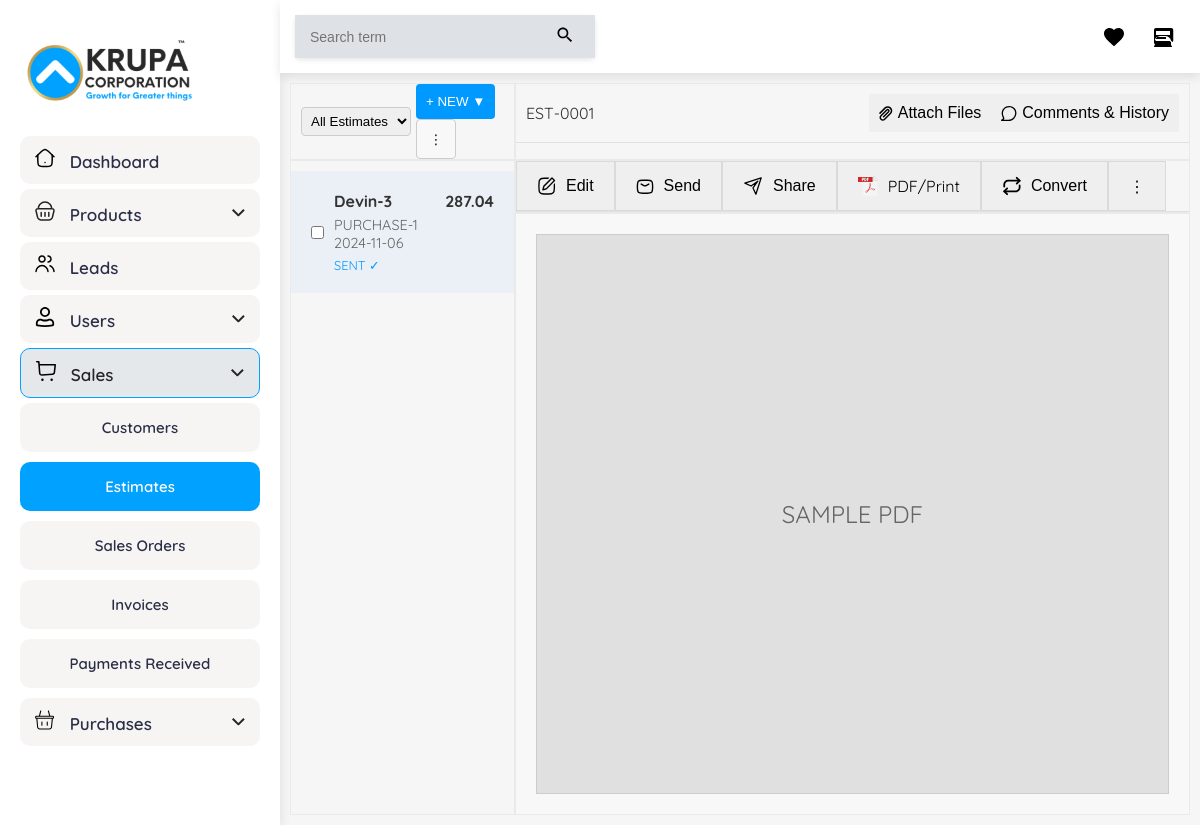
Screenshot of /purchases2/1/ with the database file from the repository.
### krupa/models.py (models this page shows)
class Purchase(models.Model):
    vendor_name = models.ForeignKey(Vendor,max_length=255, blank=True, null=True,on_delete=models.CASCADE)
    source_of_supply = models.CharField(max_length=255, blank=True, null=True)
    destination_of_supply = models.CharField(max_length=255, blank=True, null=True)
    purchase_order = models.CharField(max_length=255, blank=True, null=True)
    reference = models.CharField(max_length=255, blank=True, null=True)
    date = models.CharField(max_length=30, blank=True, null=True)
    expected_delivery_date = models.CharField(max_length=30, blank=True, null=True)
    payment_terms = models.CharField(max_length=255, blank=True, null=True)
    item_tax = models.CharField(max_length=50, blank=True, null=True)
    price_list = models.CharField(max_length=50, blank=True, null=True)
    discount = models.CharField(max_length=50, blank=True, null=True)
    sub_total = models.DecimalField(max_digits=10, decimal_places=2, blank=True, null=True, default=0.00)
    shipping_charges = models.DecimalField(max_digits=10, decimal_places=2, blank=True, null=True, default=0.00)
    adjustment = models.DecimalField(max_digits=10, decimal_places=2, blank=True, null=True, default=0.00)
    total = models.DecimalField(max_digits=10, decimal_places=2, blank=True, null=True, default=0.00)
    created_date = models.DateField(auto_now=True)
    status = models.CharField(max_length=30,null=True,blank=True, default="OPEN")

class Vendor(models.Model):
    salutation = models.CharField(max_length=50, null=True, blank=True)
    firstname = models.CharField(max_length=100, null=True, blank=True)
    lastname = models.CharField(max_length=100, null=True, blank=True)
    companyname = models.CharField(max_length=200, null=True, blank=True)
    vendoremail = models.EmailField(null=True, blank=True)
    vendorphone1 = models.CharField(max_length=15, null=True, blank=True)
    vendorphone2 = models.CharField(max_length=15, null=True, blank=True)
    gst_Treatment = models.CharField(max_length=50, null=True, blank=True)
    sourceofsupply = models.CharField(max_length=100, null=True, blank=True)
    pan = models.CharField(max_length=20, null=True, blank=True)
    currency = models.CharField(max_length=10, null=True, blank=True)
    openingbalance = models.DecimalField(max_digits=15, decimal_places=2, null=True, blank=True)
    paymentterms = models.CharField(max_length=100, null=True, blank=True)
    pricelist = models.CharField(max_length=100, null=True, blank=True)
    enableportal = models.BooleanField(default=False, null=True, blank=True)
    portallanguage = models.CharField(max_length=50, null=True, blank=True)
    documents = models.TextField(null=True, blank=True)
    billingattention = models.CharField(max_length=200, null=True, blank=True)
    billingcountry = models.CharField(max_length=100, null=True, blank=True)
    billingaddress1 = models.TextField(null=True, blank=True)
    billingaddress2 = models.TextField(null=True, blank=True)
    billingcity = models.CharField(max_length=100, null=True, blank=True)
    billingstate = models.CharField(max_length=100, null=True, blank=True)
    billingpincode = models.CharField(max_length=10, null=True, blank=True)
    billingphone = models.CharField(max_length=15, null=True, blank=True)
    shippingattention = models.CharField(max_length=200, null=True, blank=True)
    shippingcountry = models.CharField(max_length=100, null=True, blank=True)
    shippingaddress1 = models.TextField(null=True, blank=True)
    shippingaddress2 = models.TextField(null=True, blank=True)
    shippingcity = models.CharField(max_length=100, null=True, blank=True)
    shippingstate = models.CharField(max_length=100, null=True, blank=True)
    shippingpincode = models.CharField(max_length=10, null=True, blank=True)
    shippingphone = models.CharField(max_length=15, null=True, blank=True)
    def __str__(self):
        return f"{self.companyname}-{self.id}"

### admin_panel/views.py (the view)
# urls.py: path('purchases2/<int:id>/',Purchases2,name="Purchases2"),
def Purchases2(request,id):
    objs = Purchase.objects.get(id = id)
    context = {'objs':objs,'id':id}
    return render(request,"purchases2.html",context)

### templates/purchases2.html (shortened to what this page needs)
<!DOCTYPE html>
<html lang="en">
  <head>
  </head>
  <body>
    <div class="container">
      <aside class="sidebar">
        <img src="images/krupa.svg" alt="Logo" class="logo" />
        <nav style="height: 80vh; display: flex; flex-direction: column">
          <div
            class="nav-item"
            style="display: flex; justify-content: space-between"
          >
            <div>
              <img
                src="images/dashboard-light.svg"
                alt="Dashboard Icon"
                class="icon"
              />
              <span>Dashboard</span>
            </div>
          </div>
          <div class="nav-item" data-dropdown="products-dropdown">
            <div>
              <img
                src="images/products-dark.svg"
                alt="Products Icon"
                class="icon"
              />
              <span>Products</span>
            </div>
            <img src="images/dropdown.svg" alt="Arrow" class="arrow" />
          </div>
          <div class="nav-item" data-dropdown="leads-dropdown">
            <div>
              <img src="images/leads.svg" alt="Leads Icon" class="icon" />
              <span>Leads</span>
            </div>
          </div>
          <div class="nav-item" data-dropdown="users-dropdown">
            <div>
              <img src="images/user-dark.svg" alt="Users Icon" class="icon" />
              <span>Users</span>
            </div>
            <img src="images/dropdown.svg" alt="Arrow" class="arrow" />
          </div>
          <div
            class="nav-item drop-active active"
            data-dropdown="sales-dropdown"
          >
            <div>
              <img src="images/sales-dark.svg" alt="Sales Icon" class="icon" />
              <span>Sales</span>
            </div>
            <img src="images/dropdown.svg" alt="Arrow" class="arrow" />
          </div>
          <div id="sales-dropdown" class="dropdown-content show">
            <a href="/customerspage/">Customers</a>
            <a href="/estimates/" class="active">Estimates</a>
            <a href="/salesorder1/">Sales Orders</a>
            <a href="/invoice1/">Invoices</a>
            <a href="/payment1/">Payments Received</a>
          </div>
          <div class="nav-item" data-dropdown="purchases-dropdown">
            <div>
              <img
                src="images/purchaces.svg"
                alt="Purchases Icon"
                class="icon"
              />
              <span>Purchases</span>
            </div>
            <img src="images/dropdown.svg" alt="Arrow" class="arrow" />
          </div>
        </nav>
      </aside>
      <main class="main-content">
        <div class="top-bar">
          <div class="search-bar">
            <input type="text" placeholder="Search term" />
            <button>
              <svg class="icon" viewBox="0 0 24 24">
                <path
                  d="M15.5 14h-.79l-.28-.27C15.41 12.59 16 11.11 16 9.5 16 5.91 13.09 3 9.5 3S3 5.91 3 9.5 5.91 16 9.5 16c1.61 0 3.09-.59 4.23-1.57l.27.28v.79l5 4.99L20.49 19l-4.99-5zm-6 0C7.01 14 5 11.99 5 9.5S7.01 5 9.5 5 14 7.01 14 9.5 11.99 14 9.5 14z"
                ></path>
              </svg>
            </button>
          </div>
          <div class="top-icons">
            <svg class="icon" viewBox="0 0 24 24">
              <path
                d="M12 21.35l-1.45-1.32C5.4 15.36 2 12.28 2 8.5 2 5.42 4.42 3 7.5 3c1.74 0 3.41.81 4.5 2.09C13.09 3.81 14.76 3 16.5 3 19.58 3 22 5.42 22 8.5c0 3.78-3.4 6.86-8.55 11.54L12 21.35z"
              ></path>
            </svg>
            <svg class="icon" viewBox="0 0 24 24">
              <path
                d="M20 17.17L18.83 16H5.17l-1.34-1.34C4.54 12.78 7.15 11 10 11h4c2.85 0 5.46 1.78 6.17 4.66l1.26 1.26c.3-.31.57-.65.83-1.02V5c0-1.1-.9-2-2-2H5c-1.1 0-2 .9-2 2v13.17c.31.4.67.77 1.08 1.08L3 21.59V22h18v-.41l-1-1.59zM5 6h14v4H5V6zm0 6h10v2H5v-2z"
              ></path>
            </svg>
          </div>
        </div>
        <div class="cont">
          <div
            class="one"
            style="
              display: flex;
              justify-content: space-between;
              align-items: center;
              padding: 0 10px;
            "
          >
            <select class="dropdown">
              <option>All Estimates</option>
            </select>
            <div>
              <button class="button blue-button" style="padding: 10px">
                + NEW ▼
              </button>
              <button
                class="button"
                style="padding: 10px; width: 40px; height: 40px"
              >
                ⋮
              </button>
            </div>
          </div>
          <div class="two">
            <div class="header">
              <span class="document-id">EST-0001</span>
              <div style="display: flex">
                <button class="button2">
                  <img src="images/link.svg" alt="" />
                  <p>Attach Files</p>
                </button>
                <button class="button2">
                  <img src="images/messages.svg" alt="" />
                  <p>Comments & History</p>
                </button>
              </div>
            </div>
          </div>
          <div class="three">
            <div class="document-info">
              <input type="checkbox" class="checkbox" />
              <div class="document-details" style="width: 90%; gap: 5px">
                <div
                  style="
                    width: 100%;
                    display: flex;
                    justify-content: space-between;
                  "
                >
                  <span class="document-name">{{objs.vendor_name}}</span>
                  <span class="document-name">{{objs.total}}</span>
                </div>
                <span class="document-date"
                  >{{objs.purchase_order}}<br />{{objs.date}}</span
                >
                <span class="document-status">SENT ✓</span>
              </div>
            </div>
          </div>
          <div class="four">
            <div class="document-row" style="display: flex">
              <button class="button1">
                <img src="images/edit.svg" alt="" />
                <p>Edit</p>
              </button>
              <button class="button1">
                <img src="images/estimate-message.svg" alt="" />
                <p>Send</p>
              </button>
              <button class="button1">
                <img src="images/share.svg" alt="" />
                <p>Share</p>
              </button>
              <a
                class="button1"
                href="/estimateinvoice/{{id}}"
                style="text-decoration: none; color: black"
              >
                <img src="images/pdf.svg" alt="" />
                <p>PDF/Print</p>
              </a>
              <button
                class="button1"
                onclick="convert()"
                style="cursor: pointer"
              >
                <img src="images/convert.svg" alt="" />
                <p>Convert</p>
              </button>
              <button class="button1">⋮</button>
            </div>
          </div>
          <div class="five">
            <div class="preview-area">
              <div
                class="preview-placeholder"
                style="width: 100%; height: 70vh; overflow-y: scroll"
              >
                SAMPLE PDF
              </div>
            </div>
          </div>
        </div>
      </main>
    </div>
  </body>
</html>

### templates/purchases2.html (style rules this page uses)
* { margin: 0; padding: 0; box-sizing: border-box; }
body { font-family: "Quicksand", sans-serif; background-color: #f6f6f6; color: #333; }
.container { display: flex; min-height: 100vh; }
.sidebar { width: 280px; background-color: #ffffff; color: #292f46; padding: 20px; box-shadow: 0 4px 12px rgba(0, 0, 0, 0.1); transition: all 0.3s ease; }
.sidebar .dropdown-content { display: none; flex-direction: column; }
.sidebar .dropdown-content a { padding: 15px; color: #292f46; background-color: #f7f4f4; margin-bottom: 10px; font-weight: 600; text-decoration: none; font-size: 15px; text-align: center; border-radius: 10px; transition: background-color 0.2s; }
.sidebar .dropdown-content .active { background-color: #00a1ff; color: white; }
.sidebar .dropdown-content.show { display: flex; }
.logo { width: 100%; max-width: 180px; margin-bottom: 30px; }
.nav-item { display: flex; align-items: center; padding: 12px 15px; margin-bottom: 5px; color: #292f46; text-decoration: none; background-color: #f7f4f4; font-size: 17px; font-weight: 600; border-radius: 10px; cursor: pointer; justify-content: space-between; transition: background-color 0.2s; }
.nav-item.active { background-color: #e5e8eb; color: #252525; }
.drop-active { border: 1px solid #00a1ff; }
.icon { width: 20px; height: 20px; margin-right: 10px; }
.arrow { transition: transform 0.3s ease; }
.cont { padding: 10px; }
.top-bar { display: flex; justify-content: space-between; align-items: center; padding: 15px 30px; background-color: #fff; box-shadow: 0 2px 5px rgba(0, 0, 0, 0.1); width: 100%; position: sticky; top: 0; z-index: 999; }
.search-bar { display: flex; background-color: #fff; border-radius: 5px; box-shadow: 0 2px 5px rgba(0, 0, 0, 0.1); width: 300px; }
.search-bar input { flex-grow: 1; padding: 10px 15px; border: none; background-color: #dee2e6; font-size: 14px; outline: none; }
.search-bar button { padding: 10px; background-color: #dee2e6; border: none; cursor: pointer; }
.top-icons { display: flex; gap: 15px; }
.top-icons .icon { width: 24px; height: 24px; cursor: pointer; }
.main-content { flex-grow: 1; transition: margin-left 0.3s ease; }
.top-bar { position: relative; margin-top: 0; margin-left: 0; padding: 15px; background-color: #fff; box-shadow: 0px 4px 10px rgba(0, 0, 0, 0.1); }
.cont { display: grid; grid-template-columns: 0.5fr 1.5fr; grid-template-rows: 0.2fr 0.2fr 2.6fr; grid-auto-flow: row; grid-template-areas: "one two" "three four" "three five"; }
.one { grid-area: one; }
.two { grid-area: two; }
.three { grid-area: three; }
.four { grid-area: four; }
.five { grid-area: five; }
.one, .two, .three, .four, .five { border: 1px solid #eaeaea; }
.header { display: flex; justify-content: space-between; align-items: center; padding: 10px; border-bottom: 1px solid #e0e0e0; }
.dropdown { padding: 5px; border: 1px solid #ccc; border-radius: 4px; }
.three { padding: 10px 0px; }
.document-info { background-color: #eaf0f5; padding: 20px; }
.button { padding: 5px 10px; margin-left: 5px; background-color: #f8f8f8; border: 1px solid #ccc; border-radius: 4px; cursor: pointer; }
.blue-button { background-color: #0099ff; color: white; border: none; }
.document-row { display: flex; align-items: center; border-bottom: 1px solid #e0e0e0; }
.document-row .button1 { padding: 10px 20px; background-color: #efefef; border: 1px solid #dadada; font-size: medium; display: flex; justify-content: center; align-items: center; gap: 10px; height: 50px; }
.document-info { display: flex; align-items: center; }
.checkbox { margin-right: 10px; }
.document-details { display: flex; flex-direction: column; }
.document-name { font-weight: bold; }
.document-date { color: #666; font-size: 0.9em; }
.document-status { font-size: 0.8em; color: #0099ff; }
.preview-area { padding: 20px; text-align: center; background-color: #f8f8f8; height: 100%; }
.preview-placeholder { width: 200px; height: 250px; margin: 0 auto; background-color: #e0e0e0; display: flex; align-items: center; justify-content: center; font-size: 24px; color: #666; border: 1px solid #ccc; }
.button2 { display: flex; padding: 10px; border: none; justify-content: center; align-items: center; gap: 5px; }
.button2 p { font-size: medium; }

### rows the page displays
Purchase: vendor_name "Devin-3", total "287.04", purchase_order "PURCHASE-1", date "2024-11-06"
